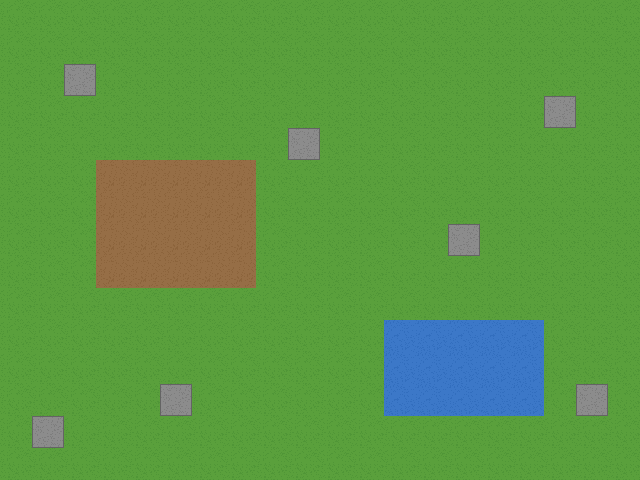

Below is a game level as drawn by its tile map, then a one-line description and the .tmx file that defines it, in full:
An orthogonal 20x15 tile map with 32x32 px tiles, 2 tile layers (Ground, Details).

<map version="1.10" tiledversion="1.11.0" orientation="orthogonal" renderorder="right-down" width="20" height="15" tilewidth="32" tileheight="32" infinite="0">
 <tileset firstgid="1" name="demo" tilewidth="32" tileheight="32" tilecount="4" columns="4">
  <image source="demo-tiles.png" width="128" height="32" />
 </tileset>
 <layer id="1" name="Ground" width="20" height="15">
  <data encoding="csv">
1,1,1,1,1,1,1,1,1,1,1,1,1,1,1,1,1,1,1,1,
1,1,1,1,1,1,1,1,1,1,1,1,1,1,1,1,1,1,1,1,
1,1,1,1,1,1,1,1,1,1,1,1,1,1,1,1,1,1,1,1,
1,1,1,1,1,1,1,1,1,1,1,1,1,1,1,1,1,1,1,1,
1,1,1,1,1,1,1,1,1,1,1,1,1,1,1,1,1,1,1,1,
1,1,1,2,2,2,2,2,1,1,1,1,1,1,1,1,1,1,1,1,
1,1,1,2,2,2,2,2,1,1,1,1,1,1,1,1,1,1,1,1,
1,1,1,2,2,2,2,2,1,1,1,1,1,1,1,1,1,1,1,1,
1,1,1,2,2,2,2,2,1,1,1,1,1,1,1,1,1,1,1,1,
1,1,1,1,1,1,1,1,1,1,1,1,1,1,1,1,1,1,1,1,
1,1,1,1,1,1,1,1,1,1,1,1,3,3,3,3,3,1,1,1,
1,1,1,1,1,1,1,1,1,1,1,1,3,3,3,3,3,1,1,1,
1,1,1,1,1,1,1,1,1,1,1,1,3,3,3,3,3,1,1,1,
1,1,1,1,1,1,1,1,1,1,1,1,1,1,1,1,1,1,1,1,
1,1,1,1,1,1,1,1,1,1,1,1,1,1,1,1,1,1,1,1
</data>
 </layer>
 <layer id="2" name="Details" width="20" height="15">
  <data encoding="csv">
0,0,0,0,0,0,0,0,0,0,0,0,0,0,0,0,0,0,0,0,
0,0,0,0,0,0,0,0,0,0,0,0,0,0,0,0,0,0,0,0,
0,0,4,0,0,0,0,0,0,0,0,0,0,0,0,0,0,0,0,0,
0,0,0,0,0,0,0,0,0,0,0,0,0,0,0,0,0,4,0,0,
0,0,0,0,0,0,0,0,0,4,0,0,0,0,0,0,0,0,0,0,
0,0,0,0,0,0,0,0,0,0,0,0,0,0,0,0,0,0,0,0,
0,0,0,0,0,0,0,0,0,0,0,0,0,0,0,0,0,0,0,0,
0,0,0,0,0,0,0,0,0,0,0,0,0,0,4,0,0,0,0,0,
0,0,0,0,0,0,0,0,0,0,0,0,0,0,0,0,0,0,0,0,
0,0,0,0,0,0,0,0,0,0,0,0,0,0,0,0,0,0,0,0,
0,0,0,0,0,0,0,0,0,0,0,0,0,0,0,0,0,0,0,0,
0,0,0,0,0,0,0,0,0,0,0,0,0,0,0,0,0,0,0,0,
0,0,0,0,0,4,0,0,0,0,0,0,0,0,0,0,0,0,4,0,
0,4,0,0,0,0,0,0,0,0,0,0,0,0,0,0,0,0,0,0,
0,0,0,0,0,0,0,0,0,0,0,0,0,0,0,0,0,0,0,0
</data>
 </layer>
</map>
